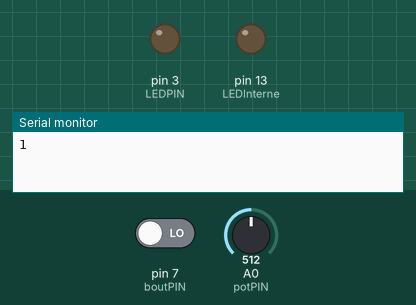
Bench run of a sketch on a simulated Arduino Uno, built with avr-gcc and run on an emulated ATmega328P. Parts: output pins drawn as LEDs (lit = HIGH), the last lines printed to the serial monitor. Dashed ring = blinking. The inputs (shaded band) are chosen by the test bench; at power-on: pin 7 (boutPIN) LOW, A0 (potPIN) = 512.

Above: at 1.2 s.
1.3 s: pin 7 (boutPIN) driven HIGH
At 1.47 s:
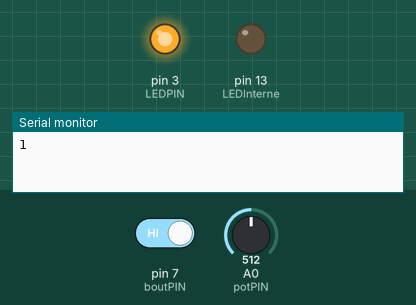
At 4.2 s:
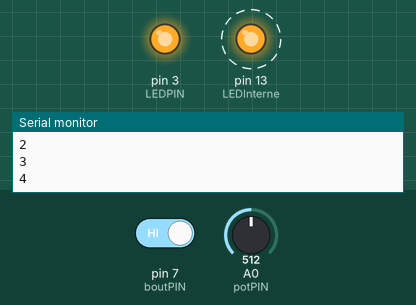
4.3 s: A0 (potPIN) set to 900
6.2 s: A0 (potPIN) set to 306
At 6.75 s:
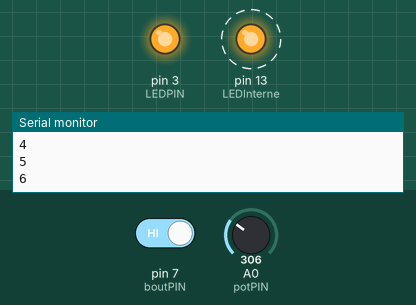
Timing chart, 0 to 15.2 s (numbered marks = the images above; inputs shaded):
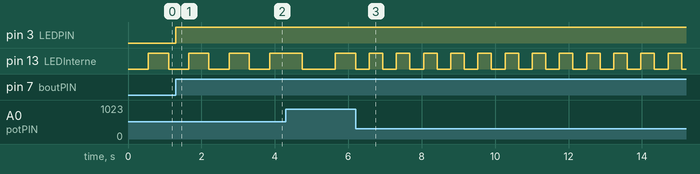

Measured:
- after the input at 1.3 s, pin 3 (LEDPIN): LOW → HIGH at once
- after the input at 6.2 s, pin 13 (LEDInterne): alternates HIGH for 0.37 s and LOW for 0.37 s, starting at once
- by itself, pin 13 (LEDInterne): alternates HIGH for 0.55 s and LOW for 0.55 s

The sketch:

millis_bouton_delais_clignote_seconde_Ex_1_et_3.ino
```cpp
/*
   on s'amuse avec le temps...
   Ce programme gère une lED (interne) qui clignote à interval régulier, et
   un bouton qui allume une LED (externe) et compte puis imprime les secondes

   2020-10-13 RT Nettoyage
   2020-10-19 RT Exercices 1 et 3
*/
const int LEDInterne = 13;  //On utilise la LED Interne qui est sur la pin 13 pour les Arduino UNO
const int LEDPIN = 3;       //N'importe quelle pin. On écrit 0 et 1 seulement dans cette version
const int boutPIN = 7;      //N'importe quelle pin
const int potPIN = A0;      //Le potentiometre a bersoin d'une pin analogue

//Déclaration des variables
int boutonEnfonce = 0;      //Vérifier si le bouton est enfoncé
int boutonDejaEnfonce = 0;  //Indique qu'on a déjà enfoncé le bouton
int etatLEDExterne = 0;     //Abstraction pour l'état de la LED. Vaut 0 ou 1
int etatLEDInterne = 0;     //abstraction: vaut 0 si éteint et 1 si allumée
int valeurPot = 0;          //valeur lue de potentiometre
unsigned long compteur = 0; //unsigned long parce que c'est des milli secondes
unsigned long secondeMillisAvant = 0; //La milli seconde exacte où on calcule la seconde avant de l'imprimer
unsigned long LEDInterneMillisAvant = 0; //La milli seconde exacte quand on a allumé la LED la dernière fois
unsigned long boutonMillisAvant = 0; //La ms exacte quand on a enfoncé le bouton
const unsigned long monDelais = 50; //attente entre les actions du bouton (peut varier)
int vitesseClignote = 250; //Vitesse (fréquence) du clignetoment de la LED Interne

void setup() {
  pinMode(LEDInterne, OUTPUT);
  pinMode(LEDPIN, OUTPUT);
  pinMode(boutPIN, INPUT);
  pinMode(potPIN, INPUT);

  Serial.begin(9600);//initialiser le port série pour utiliser la console

}

void loop() //20,000 itérations par seconde!
{
  //Nouvellel instruction: millis()
  compteur = millis();//On prend la valeur de millis() au début de la loop()

  //Cette partie du programme gère le bouton
  // de façon tout à fait indépendante du reste du programme
  //Donc il s'agit d'un découplage

  boutonEnfonce = digitalRead(boutPIN);
  //On entre dans le IF seulement si le bouton est enfoncé ET
  // on fait seulement UNE itération après avoir enfoncé le bouton ET
  // qu'on a attendu le temps du monDelais pour laisser le temps à l'utilisateur
  // d'enlever son doigt du bouton (temps de réaction)

  if (boutonEnfonce == 1 && boutonDejaEnfonce == 0 && compteur - boutonMillisAvant > monDelais)
  {
    boutonDejaEnfonce = 1;
    boutonMillisAvant = compteur; //Instant précis où le bouton est enfoncé
    if (etatLEDExterne == 0)//la LED est éteinte
    {
      digitalWrite(LEDPIN, HIGH);//Action: Allumer la LED
      etatLEDExterne = 1;//Abstraction: doit être juste après digitalWrite(), l'action
    } else
    {
      digitalWrite(LEDPIN, LOW);
      etatLEDExterne = 0;
    }
  } //ATTENTION: ne pas utiliser ELSE avec IF multi-conditions
  if ( boutonEnfonce == 0) //s'assurer de remettre l'indicateur dès qu'on lâche le bouton
  {
    boutonDejaEnfonce = 0;
  }

  //Cette partie du programme fait clignoter la LED interne
  // de façon tout à fait indépendante du reste du programme
  //Donc il s'agit d'un découplage
  valeurPot = analogRead(potPIN);// varie de 0 à 1023
  //Vitesse maximale de clignotement
  // 10 fois par secondes ==> 1000 / 10 = 100 ms
  //Vitesse minimale est une fois par seconde
  // ==> 1000 ms
  // DONC vitesseClignote doit varier de 100 à 1000
  //MAIS le potentiometre varie de 0 à 1023
  vitesseClignote = map(valeurPot, 0, 1023, 100, 1000);
  //Serial.println(vitesseClignote);
  //On entre dans le IF seulement si compteur est un multiple de la vitesse de clignotement ET
  // seulement si on attend la prochaine milli-seconde pour de pas répéter allume-éteint
  if (compteur - LEDInterneMillisAvant > vitesseClignote)
  {
    LEDInterneMillisAvant = compteur;//L'instant exactt où la LED s'est allumée (ou éteinte)
    if (etatLEDInterne == 0) //si la LED est éteinte, on l'allume
    {
      digitalWrite(LEDInterne, HIGH); //Action: Allumer la LED
      etatLEDInterne = 1; //Abstraction: toujours près de l'action
    } else //éteindre la LED si elle est allumée
    {
      digitalWrite(LEDInterne, LOW);
      etatLEDInterne = 0;
    }
  }


  //Cette partie du programme compte les secondes
  // de façon tout à fait indépendante du reste du programme
  //Donc il s'agit d'un découplage

  //On entre dans le IF seulement lorsqu'une nouvelle seconde débute et on
  // s'assure qu'on attend à la prochaine milli-seconde.
  if (compteur % 1000 == 0  && compteur > secondeMillisAvant)
  {
    secondeMillisAvant = compteur;
    Serial.println(compteur / 1000);
  }
}
```
